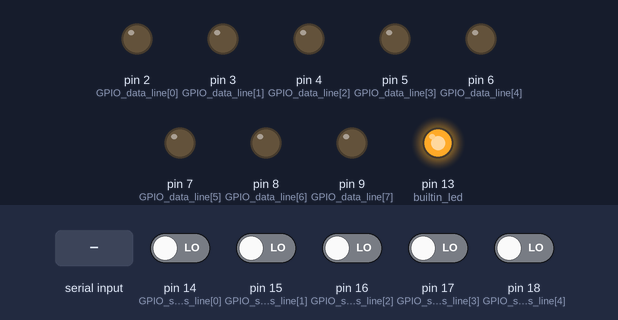
Bench run of a sketch on a simulated Arduino Nano, built with avr-gcc and run on an emulated ATmega328P. On the bench: output pins drawn as LEDs (lit = HIGH). The inputs (shaded band) are chosen by the test bench; at power-on: pin 14 (GPIO_status_line[0]), pin 15 (GPIO_status_line[1]), pin 16 (GPIO_status_line[2]), pin 17 (GPIO_status_line[3]), pin 18 (GPIO_status_line[4]) LOW. What the sketch prints to the serial monitor is not drawn.

Above: at 1.1 s.
At 5.2 s:
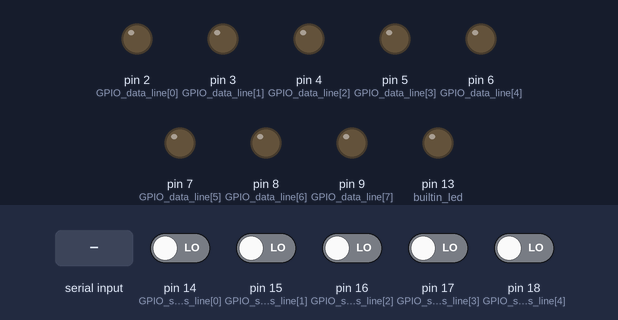
5.3 s: "S\n" received over Serial
Timing chart, 0 to 8.3 s (numbered marks = the images above; inputs shaded):
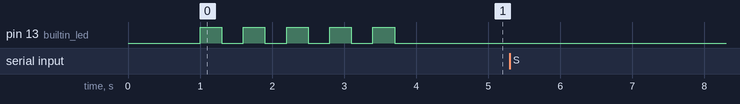

Measured:
- after the input at 5.3 s, every drawn part: stays the same

The sketch:

arduino_nano_usb_parallelport.ino
```cpp
//
//  >>>  arduino_nano_usb_parallelport.ino <<<      T.Hebbeker
//
//  = Software to emulate parallel port (centronics port, D-SUB connector) via USB interface
//  Arduino Nano board must be complemented by electronics and female D-SUB connector
//
//  Arduino Nano translates between notebook/PC and parallel port.
//  Notebook sends requests - via USB cable - to arduino board which in turn addresses parallel port.
//
//  Compilation and uploading to arduino via Arduino IDE
//  use board = "Arduino Nano"  (if this is appropriate)
//  and chose appropriate USB port
//
//  sets 8 output "data line bits" and reads 5 "status bits" of Arduino Nano,
//    connected to those bits of parallel port
//
//  On the PC/notebook a c++ program arduino_usb_parallelport.cpp with subroutine
//     void parallelport_usb_out(int byte) {  }   //  byte = 0 .. 255
//  should send appropriate commands to set/unset the appropriate pins of the arduino board
//  similarly
//     int parallelport_usb_in() {  }   //   = 0 .. 31
//  should receive control bits when appropriate  command is sent
//
//  parallel port data lines:
//  ---------------------------
//  arduino board pins         => parallel port = PP
//    D2                       => Data out bit 0   Pin 2
//    D3                       => Data out bit 1   Pin 3
//    D4                       => Data out bit 2   Pin 4
//    D5                       => Data out bit 3   Pin 5
//    D6                       => Data out bit 4   Pin 6
//    D7                       => Data out bit 5   Pin 7
//    D8                       => Data out bit 6   Pin 8
//    D9                       => Data out bit 7   Pin 9
//
//  note: cant use D0 and D1 (RX and TX) since are used by UART - USB communication
//
// parallel port status lines:
//  ---------------------------
//  arduino board pins           <= parallel port = PP
//    A0   = 14                  <= Data in Pin 10  ACK
//    A1   = 15                  <= Data in Pin 11  BUSY inverted
//    A2   = 16                  <= Data in Pin 12  PAPER (_END)
//    A3   = 17                  <= Data in Pin 13  SELECT
//    A4   = 18                  <= Data in Pin 15  ERROR
//
// the following hardware connections are needed:
//
//    GND(Arduino) = GND(PP) (lines 18-25)
//
//    5V (arduino) = pin 1 (PP) = Strobe (inverted)
//
//    all incoming status lines from parallel port might have up to + 5V.
//      This is ok for Arduino Nano which runs on 5V (so output lines get 5V, and not 3.3V)
//      use the following external pull down resistors to make "LOW" = 0 the default
//         for unconnected status lines:
//         10 kOhm for  ACK, BUSY, PAPER, SELECT, ERROR to GND
//
//  2024-02-28   v1.0
//  2024-04-08   v2.0   clean up code
//

String inputString = "";      // a String to hold incoming data for serial communication
bool stringComplete = false;  // whether the string is complete
String outputString = "";     // a String to hold outgoing data for serial communication

const int high = 1;
const int low = 0;

int databyte;
int statusbyte;

const int GPIO_data_line[8] = {2,3,4,5,6,7,8,9};
const int GPIO_status_line[5] = {14,15,16,17,18};

int bit[8];
static int oldbit[8] = {-1,-1,-1,-1,-1,-1,-1,-1};

int factor;

// for on-board built-in LED
const int builtin_led = 13;


void setup() {

  // for USB communication
  Serial.begin(115200);   // default = standard = well tested

  // reserve 200 bytes for the inputString:
  inputString.reserve(200);

  // prepare builtin LED
  pinMode(builtin_led, OUTPUT);

  // prepare GPIOs for data lines
  //  and set everything to low
  for(int i=0; i<8; i++) {
    pinMode(GPIO_data_line[i], OUTPUT);
    digitalWrite(GPIO_data_line[i], low);
  }

  // prepare GPIOs for status lines
  for(int i=0; i<5; i++) {
    pinMode(GPIO_status_line[i], INPUT);
  }

  // say hello upon startup
  delay(1000);
  for(int m=1; m<=5; m++) {
    digitalWrite(builtin_led, high);
    delay(300);
    digitalWrite(builtin_led, low);
    delay(300);
  }

}

void loop() {

  if (stringComplete) {

     // get data from PC
     if(inputString.substring(0,1) == "D") {

       databyte = inputString.substring(1,4).toInt();

       for(int i=0; i<8; i++) {
         bit[i] = ((databyte >> i) & 0x01);
       }

       for(int i=0; i<8; i++) {
         if(bit[i]!=oldbit[i]) {
           oldbit[i]=bit[i];
           digitalWrite(GPIO_data_line[i],bit[i]);
         }
       }

     }

     // send status data to PC
     if(inputString.substring(0,1) == "S") {

       factor = 1;
       statusbyte = 0;
       for(int i=0; i<5; i++) {
         bit[i] = digitalRead(GPIO_status_line[i]);
         statusbyte = statusbyte + bit[i]*factor;
         factor = factor*2;
       }

       // statusbyte = 29;   // test

       statusbyte = statusbyte + 10;  // guarantees 2 characters
       outputString = String(statusbyte);
       Serial.print(outputString);

     }

     inputString = "";
     stringComplete = false;

   }  // end StringComplete


}  // end loop


/*
  SerialEvent occurs whenever a new data comes in the hardware serial RX. This
  routine is run between each time loop() runs, so using delay inside loop can
  delay response. Multiple bytes of data may be available.

  from https://docs.arduino.cc/built-in-examples/communication/SerialEvent/

*/
void serialEvent() {
  while (Serial.available()) {
    // get the new byte:
    char inChar = (char)Serial.read();
    // add it to the inputString:
    inputString += inChar;
    // if the incoming character is a newline, set a flag so the main loop can
    // do something about it:
    if (inChar == '\n') {
      stringComplete = true;
    }
  }
}
```
